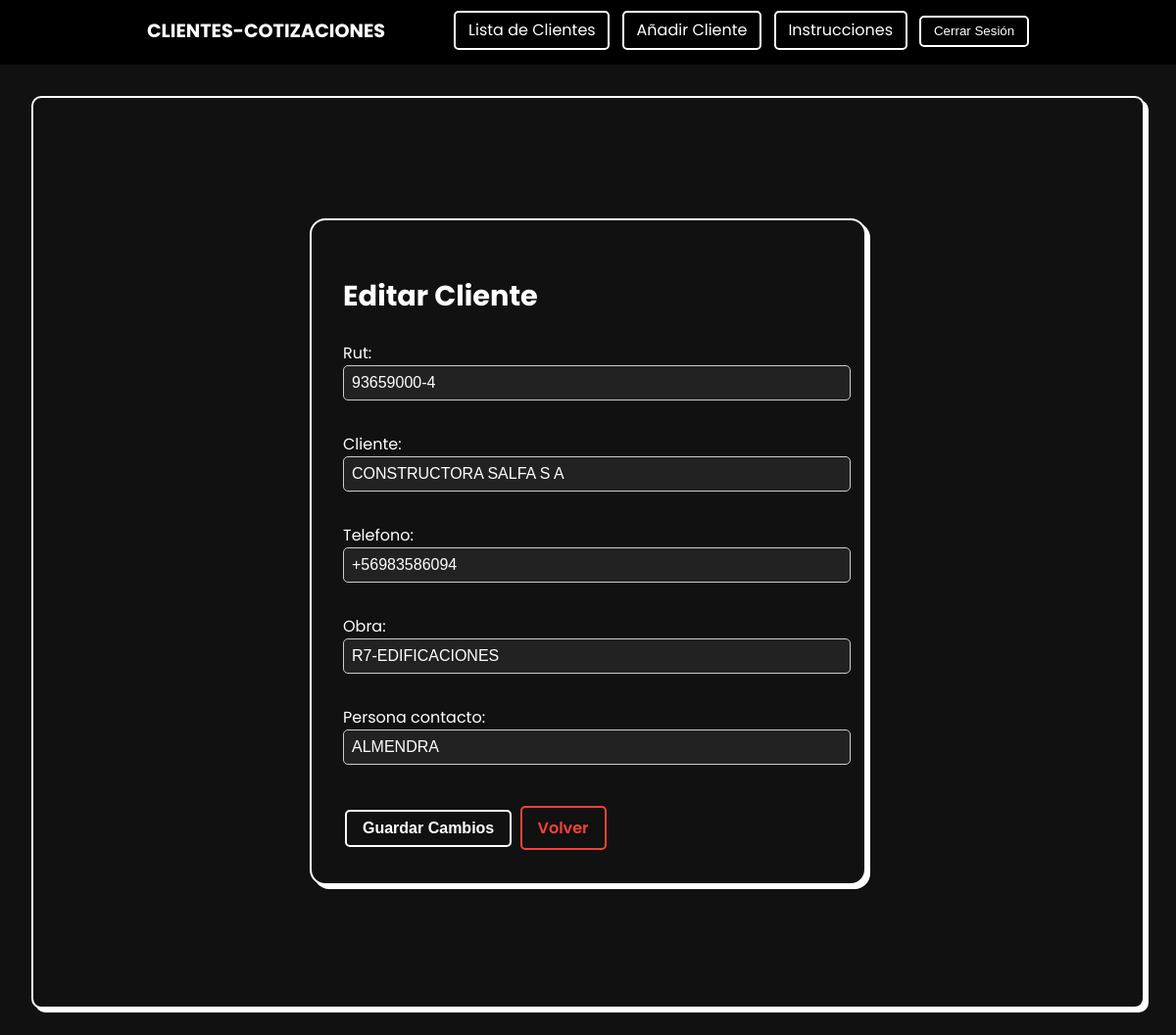
Screenshot of /cliente/editar/38/ (signed in) with the database file from the repository.
### app/models.py (models this page shows, shortened)
class Cliente(models.Model):
    Rut = models.CharField(max_length=12)
    cliente = models.CharField(max_length=100)
    telefono = models.CharField(validators=[telefono_validator], max_length=12, blank=True, null=True, default='')
    obra = models.CharField(max_length=50, blank=True, null=True, default='')
    persona_contacto = models.CharField(max_length=50)

### app/views.py (the view)
# urls.py: path('cliente/editar/<int:pk>/', views.Editar_Cliente.as_view(), name='editar_cliente'),
@method_decorator(user_passes_test(lambda u: u.is_superuser), name='dispatch')
class Editar_Cliente(LoginRequiredMixin, UserPassesTestMixin, UpdateView):
    def test_func(self):
        return self.request.user.is_superuser
    model = Cliente
    form_class = ClienteForm
    template_name = "clientes/editar_cliente.html"
    success_url = reverse_lazy('listar_clientes')

### app/forms.py
class ClienteForm(forms.ModelForm):
    class Meta:
        model = Cliente
        fields = ['Rut', 'cliente', 'telefono', 'obra', 'persona_contacto']
        widgets = {
            'Rut': forms.TextInput(attrs={'class': 'form-control'}),
            'cliente': forms.TextInput(attrs={'class': 'form-control'}),
            'telefono': forms.TextInput(attrs={'class': 'form-control'}),
            'obra': forms.TextInput(attrs={'class': 'form-control'}),
            'persona_contacto': forms.TextInput(attrs={'class': 'form-control'}),
        }

### app/templates/clientes/editar_cliente.html (shortened to what this page needs)
{% extends "clientes/base.html" %}
{% load static %}
{% block content %}
<div class="wrapper">
    <div class="card edit-card">
        <h2 class="title text-center mb-4">
             Editar Cliente
        </h2>
        <form method="post" class="needs-validation">
            <div class="form-fields mb-4">
                {{ form.as_p }}
            </div>
            <div class="form-actions text-center">
                <button type="submit" class="btn-glitch btn-glitch-primary">
                     Guardar Cambios
                </button>
                <a href="{% url 'listar_clientes' %}" class="btn-glitch btn-glitch-secondary ms-2">
                     Volver
                </a>
            </div>
        </form>
    </div>
</div>
{% endblock %}

### app/templates/clientes/editar_cliente.html (style rules this page uses)
.wrapper { display: flex; justify-content: center; align-items: center; min-height: 50rem; padding: 2rem; font-family: 'Poppins', sans-serif; background-color: #111; }
.card.edit-card { background-color: #111; border: 0.125rem solid #fff; border-radius: 1rem; padding: 2rem; width: 100%; max-width: 31.25rem; box-shadow: 0.25rem 0.25rem #fff; color: #fff; }
.title { font-size: 1.8rem; font-weight: 700; margin-bottom: 1.5rem; }
.form-fields p { margin-bottom: 1rem; }
.form-fields input, .form-fields select, .form-fields textarea { width: 100%; padding: 0.5rem; margin-bottom: 1rem; border-radius: 0.3125rem; border: 0.0625rem solid #ccc; background-color: #222; color: #fff; font-size: 1rem; }
.form-actions { margin-top: 1.5rem; }
.btn-glitch { display: inline-block; padding: 0.5rem 1rem; margin: 0.125rem; border-radius: 0.3125rem; font-weight: 600; text-decoration: none; transition: all 0.3s; font-size: 1rem; }
.btn-glitch-primary { border: 0.125rem solid #fff; background-color: #111; color: #fff; }
.btn-glitch-secondary { border: 0.125rem solid #f44336; background-color: #111; color: #f44336; }

### app/templates/clientes/base.html (style rules this page uses)
body { margin: 0; font-family: 'Poppins', sans-serif; background-color: #111; color: #fff; }
.card { background-color: #111; border: 0.125rem solid #fff; border-radius: 0.625rem; padding: 2rem; width: 100%; max-width: 90rem; box-shadow: 0.25rem 0.25rem #fff; }

### rows the page displays
Cliente: Rut "93659000-4", cliente "CONSTRUCTORA SALFA S A", telefono "+56983586094", obra "R7-EDIFICACIONES", persona_contacto "ALMENDRA"
